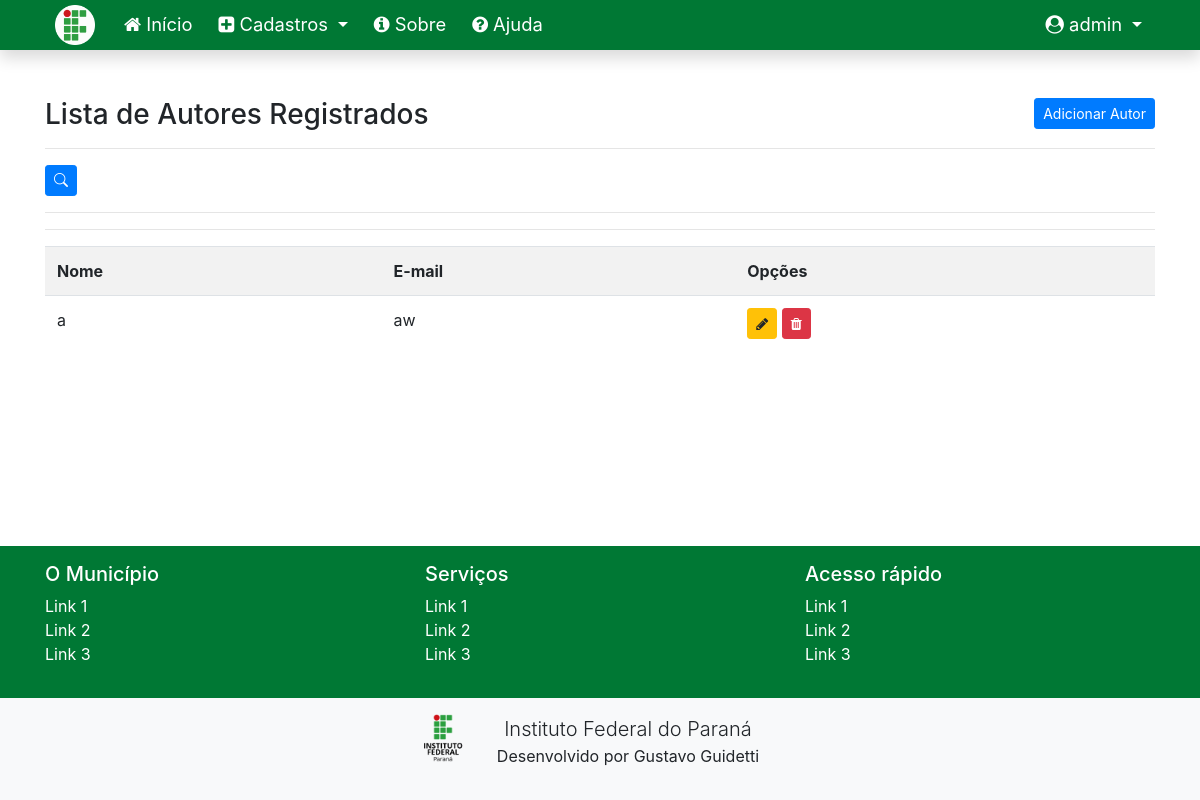
The page /listar/autores/ (signed in) on the database as committed earlier.
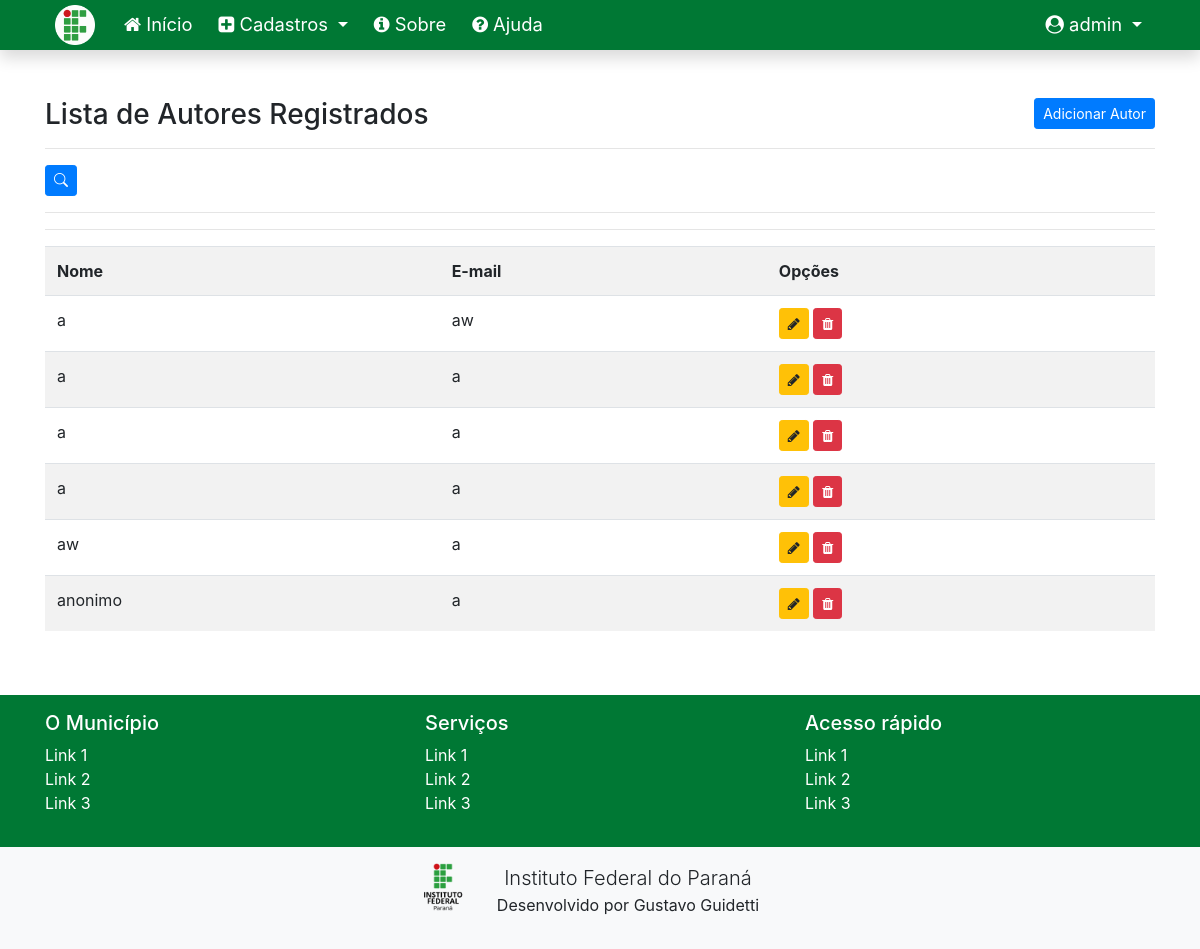
The same page on the database as committed later.
### cadastros/models.py (models this page shows, shortened)
class Autor(models.Model):
    nome = models.CharField(max_length=50)
    email = models.CharField(max_length=50)

### cadastros/views.py (the view)
# urls.py: path('listar/autores/', AutorList.as_view(), name="listar-autor"),
class AutorList(LoginRequiredMixin, FilterView):
    login_url = reverse_lazy('login')
    model = Autor
    template_name = 'cadastros/listas/autor.html'
    filterset_class = AutorFilter

### cadastros/templates/cadastros/listas/autor.html
{% extends 'paginas/modelo-ifpr.html' %}
{% load static %}
{% block conteudo %}
<h3>
    Lista de Autores Registrados
    <a href="{% url 'cadastrar-autor' %}" class="btn btn-primary btn-sm float-right">Adicionar Autor</a>
</h3>
<hr>
    {% include 'paginas/filter_form.html' %}
<hr>
<hr>
<div class="table-responsive">
    <table class="table table-striped">
        <tr>
            <th>Nome</th>
            <th>E-mail</th>
            <th>Opções</th>
        </tr>
        {% for autor in object_list %}
        <tr>
            <td>{{ autor.nome }}</td>
            <td>{{ autor.email }}</td>
            <td>
                <a href="{% url 'editar-autor' autor.pk %}" class="btn btn-warning btn-sm" title="Editar">
                    <i class="fa fa-pencil" aria-hidden="true"></i>
                </a>
                <a href="{% url 'excluir-autor' autor.pk %}" class="btn btn-danger btn-sm" title="Excluir">
                    <i class="fa fa-trash" aria-hidden="true"></i>
                </a>
            </td>
        </tr>
        {% empty %}
        <tr>
            <td colspan="3">Nenhum autor registrado.</td>
        </tr>
        {% endfor %}
    </table>
</div>
{% endblock %}

### paginas/templates/paginas/modelo-ifpr.html (shortened to what this page needs)
{% load static %}
<!doctype html>
<html lang="pt-br" class="h-100">
<head>
    <link href="{% static 'css/bootstrap.min.css' %}" rel="stylesheet">
    <link href="{% static 'css/font-awesome.min.css' %}" rel="stylesheet">
    <link href="{% static 'css/ifpr.css' %}" rel="stylesheet">
    <link rel="stylesheet" type="text/css" href="https://cdn.datatables.net/v/bs4/dt-1.10.22/datatables.min.css" />
</head>
<body class="d-flex flex-column h-100">
    <main role="main" class="flex-shrink-0">
        {% block menu %}
        <nav class="navbar navbar-expand-lg navbar-dark bg-ifpr font-115 shadow">
            <div class="container">
                <a class="navbar-brand" href="#">
                    <img src="{% static 'img/ifpr-circle.png' %}" height="40" alt="">
                </a>
                <div class="collapse navbar-collapse" id="navbarNavDropdown">
                    <ul class="navbar-nav mr-auto">
                        <li class="nav-item">
                            <a class="nav-link" href="{% url 'index' %}">
                                <i class="fa fa-home" aria-hidden="true"></i>
                                Início
                            </a>
                        </li>
                        {% if request.user.is_authenticated %}
                        <li class="nav-item dropdown">
                            <a class="nav-link dropdown-toggle text-white" href="#" id="navbarDropdownMenuLink"
                                role="button" data-toggle="dropdown" aria-haspopup="true" aria-expanded="false">
                                <i class="fa fa-plus-square" aria-hidden="true"></i>
                                Cadastros
                            </a>
                        </li>
                        {% endif %}
                        <li class="nav-item ">
                            <a class="nav-link" href="{% url 'sobre' %}">
                                <i class="fa fa-info-circle" aria-hidden="true"></i>
                                Sobre
                            </a>
                        </li>
                        <li class="nav-item ">
                            <a class="nav-link" href="#">
                                <i class="fa fa-question-circle" aria-hidden="true"></i>
                                Ajuda
                            </a>
                        </li>
                    </ul>
                    <ul class="navbar-nav">
                        {% if request.user.is_authenticated %}
                        <li class="nav-item dropdown">
                            <a class="nav-link dropdown-toggle text-white" href="#" id="navbarDropdownMenuLink"
                                role="button" data-toggle="dropdown" aria-haspopup="true" aria-expanded="false">
                                <i class="fa fa-user-circle" aria-hidden="true"></i>
                                <span id="username">{{ request.user }}</span>
                            </a>
                        </li>
                        {% endif %}
                    </ul>
                </div>
            </div>
        </nav>
        {% endblock %}
        <div class="container py-5">
            {% block conteudo %}{% endblock %}
        </div>
    </main>
    <footer class="mt-auto">
        {% block rodape-links %}
        <div class="container-fluid bg-ifpr text-white p-3">
            <div class="container">
                <div class="row">
                    <div class="col-sm">
                        <h5>O Município</h5>
                        <ul class="list-unstyled">
                            <li><a href="#" class="text-white">Link 1</a></li>
                            <li><a href="#" class="text-white">Link 2</a></li>
                            <li><a href="#" class="text-white">Link 3</a></li>
                        </ul>
                    </div>
                    <div class="col-sm">
                        <h5>Serviços</h5>
                        <ul class="list-unstyled">
                            <li><a href="#" class="text-white">Link 1</a></li>
                            <li><a href="#" class="text-white">Link 2</a></li>
                            <li><a href="#" class="text-white">Link 3</a></li>
                        </ul>
                    </div>
                    <div class="col-sm">
                        <h5>Acesso rápido</h5>
                        <ul class="list-unstyled">
                            <li><a href="#" class="text-white">Link 1</a></li>
                            <li><a href="#" class="text-white">Link 2</a></li>
                            <li><a href="#" class="text-white">Link 3</a></li>
                        </ul>
                    </div>
                </div>
            </div>
        </div>
        {% endblock %}
        {% block rodape %}
        <div class="container-fluid bg-light text-center p-3">
            <div class="row">
                <div class="col-md-4 mx-auto text-center">
                    <img src="{% static 'img/ifpr.png' %}" height="48" class="float-left" alt="">
                    <p>
                        <span class="lead">Instituto Federal do Paraná</span><br>
                        <span>Desenvolvido por Gustavo Guidetti</span>
                    </p>
                </div>
            </div>
            {% endblock %}
    </footer>
</body>
</html>

### paginas/templates/paginas/filter_form.html (shortened to what this page needs)
{% load crispy_forms_tags %}
<h4 class="text-end">
    <button class="btn btn-sm btn-primary" data-bs-toggle="collapse" data-bs-target="#collapseForm" aria-expanded="false" aria-controls="collapseForm">
        <i class="bi bi-search"></i>
    </button>
</h4>
<link href="https://cdn.jsdelivr.net/npm/bootstrap-icons/font/bootstrap-icons.css" rel="stylesheet">

### static/css/ifpr.css (style rules this page uses)
.bg-ifpr { background-color: #007834; }
.font-115 { font-size: 115%; }
.navbar { padding: 0 !important; }
.navbar .navbar-brand { padding-left: 10px; }
.navbar a.nav-link { color: white !important; }
.navbar .nav-item { padding: 3px 5px; }
table td { max-width: 500px; }

Rows that differ between the two databases and show on the page:
added Autor: nome "a", email "a"
added Autor: nome "a", email "a"
added Autor: nome "a", email "a"
added Autor: nome "aw", email "a"
added Autor: nome "anonimo", email "a"
